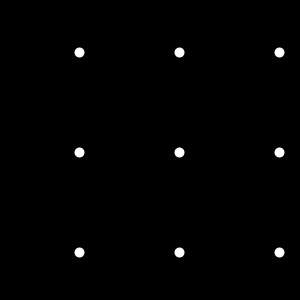
Frame 1 (no input)
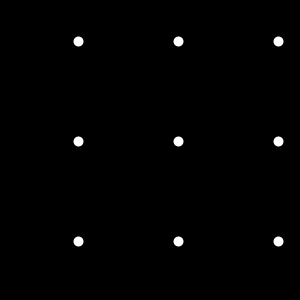
Frame 60 (the mouse pressed at the canvas centre just before this capture)
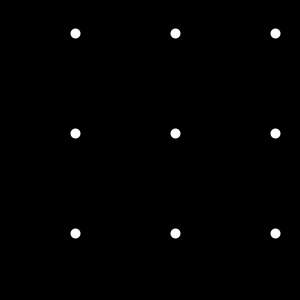
Frame 120 (the mouse held since frame 60 and released just before this capture)

The Processing sketch that drew these frames (run headless with seeded random() and noise(); from frame 60 on, the mouse is pressed at the canvas centre):

// Processing sketch: init_03_grille
// ── init_03_grille.pde
/**
La Voie du Code : rotation
@see https://github.com/StanLepunK/La-Voie-du-Code
2019_2_12
*/
float vitesse = 0.1;
float direction = 0;
float radius = 30;
void setup() {
  size(300,300);
}

void draw() {
  background(0); 
  direction += vitesse;
  stroke(255);
  strokeWeight(10);

  int colonne = 3;
  int ligne = 3;
  int cell_x = width/colonne;
  int cell_y = height/ligne;
  int offset_x = cell_x /2;
  int offset_y = cell_y /2;
  for(int i = 0; i < colonne ; i++) {
    for(int j = 0 ; j < ligne ; j++) {
      int x = i * cell_x +offset_x;
      int y = j * cell_y +offset_y;
      animation(x,y,direction,radius);
    }
  }
}

void animation(int x, int y, float dir, float rad) {
  float px = cos(dir);
  float py = sin(dir);
  PVector pos  = new PVector(px,py);
  pos.mult(rad);
  push();
  translate(x,y);
  point(pos.x,pos.y);
  pop();
}
